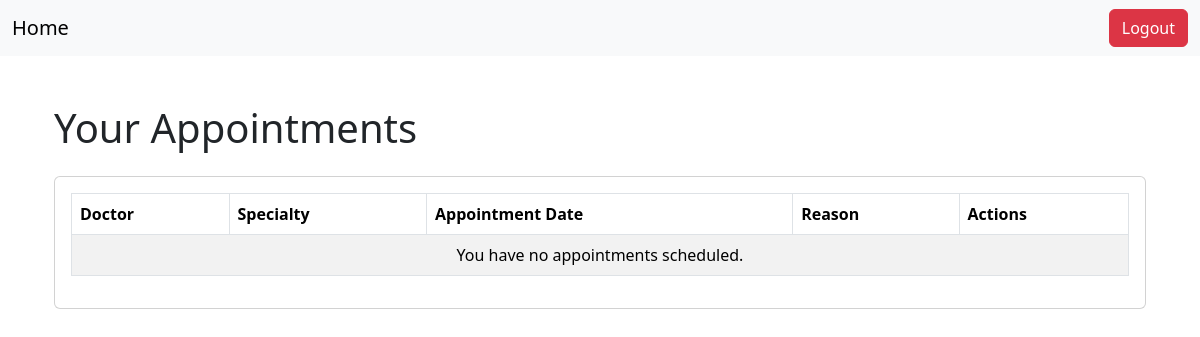
The page /appointments/ (signed in) on the database as committed earlier.
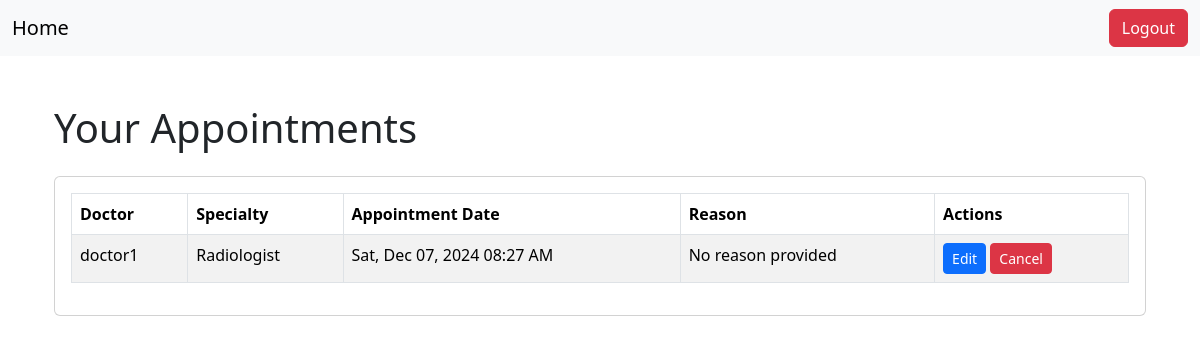
The same page on the database as committed later.
### appointment/models.py (models this page shows, shortened)
class Appointment(models.Model):
    patient = models.ForeignKey(AppUser, on_delete=models.CASCADE, limit_choices_to={'user_type': AppUser.PATIENT}, related_name='appointments_as_patient')
    doctor = models.ForeignKey(AppUser, on_delete=models.CASCADE, limit_choices_to={'user_type': AppUser.DOCTOR}, related_name='appointments_as_doctor')
    schedule = models.ForeignKey('Schedule', on_delete=models.CASCADE, related_name='appointments')
    reason = models.TextField(max_length=500, blank=True, null=True)
    file_upload = models.FileField(upload_to='uploads/documents/', blank=True, null=True)
    created_at = models.DateTimeField(auto_now_add=True)
    def get_appointment_datetime(self):
        from datetime import datetime, timedelta
        day_map = {
            'monday': 0, 'tuesday': 1, 'wednesday': 2,
            'thursday': 3, 'friday': 4, 'saturday': 5, 'sunday': 6
        }
        today = datetime.today()
        schedule_weekday = day_map[self.schedule.day.lower()]
        current_weekday = today.weekday()
        days_until_appointment = (schedule_weekday - current_weekday) % 7
        appointment_date = today + timedelta(days=days_until_appointment)
        return datetime.combine(appointment_date.date(), self.schedule.time)

class Schedule(models.Model):
    WEEK_DAYS = [
        ('friday', 'Friday'),
        ('saturday', 'Saturday'),
        ('sunday', 'Sunday'),
        ('monday', 'Monday'),
        ('tuesday', 'Tuesday'),
        ('wednesday', 'Wednesday'),
        ('thursday', 'Thursday'),
    ]
    doctor = models.ForeignKey(
        AppUser,
        on_delete=models.CASCADE,
        limit_choices_to={'user_type': AppUser.DOCTOR},
        related_name='schedules'
    )
    day = models.CharField(max_length=10, choices=WEEK_DAYS)
    time = models.TimeField()
    floor = models.PositiveIntegerField()
    room_number = models.PositiveIntegerField()
    active = models.BooleanField(default=True)
    class Meta:
        unique_together = ('doctor', 'day', 'time')

### member/models.py (models this page shows, shortened)
class AppUser(models.Model):
    DOCTOR = 'doctor'
    PATIENT = 'patient'
    USER_TYPE_CHOICES = (
        (DOCTOR, 'Doctor'),
        (PATIENT, 'Patient'),
    )
    user = models.OneToOneField(settings.AUTH_USER_MODEL, on_delete=models.CASCADE)
    user_type = models.CharField(max_length=10, choices=USER_TYPE_CHOICES)
    specialty = models.CharField(max_length=255, blank=True, null=True)
    date_of_birth = models.DateField(blank=True, null=True)

### appointment/views.py (the view)
# urls.py: path('appointments/', views.appointment_list, name='appointment_list'),
@login_required
def appointment_list(request):
    if request.user.appuser.user_type == 'doctor':
        appointments = Appointment.objects.filter(doctor=request.user.appuser)
        template_name = 'appointment/doctor_appointment_list.html'
    else:
        appointments = Appointment.objects.filter(patient=request.user.appuser)
        template_name = 'appointment/patient_appointment_list.html'
    return render(request, template_name, {'appointments': appointments})

### appointment/templates/appointment/patient_appointment_list.html
{% extends 'base.html' %}
{% block content %}
<div class="container mt-5">
    <h1 class="mb-4">Your Appointments</h1>
    <div class="card">
        <div class="card-body">
            <table class="table table-striped table-bordered">
                <thead>
                    <tr>
                        <th>Doctor</th>
                        <th>Specialty</th>
                        <th>Appointment Date</th>
                        <th>Reason</th>
                        <th>Actions</th>
                    </tr>
                </thead>
                <tbody>
                    {% for appointment in appointments %}
                    <tr>
                        <td>{{ appointment.doctor.user.username }}</td>
                        <td>{{ appointment.doctor.specialty|default:"N/A" }}</td>
                        <td>{{ appointment.get_appointment_datetime|date:"D, M d, Y h:i A" }}</td>
                        <td>{{ appointment.reason|default:"No reason provided" }}</td>
                        <td>
                            <a href="{% url 'edit_appointment' appointment.id %}" class="btn btn-primary btn-sm">Edit</a>
                            <a href="{% url 'cancel_appointment' appointment.id %}" class="btn btn-danger btn-sm"
                               onclick="return confirm('Are you sure you want to cancel this appointment?');">
                               Cancel
                            </a>
                        </td>
                    </tr>
                    {% empty %}
                    <tr>
                        <td colspan="5" class="text-center">You have no appointments scheduled.</td>
                    </tr>
                    {% endfor %}
                </tbody>
            </table>
        </div>
    </div>
</div>
{% endblock %}

Rows that differ between the two databases and show on the page:
added Appointment: doctor.user.username "doctor1", doctor.specialty "Radiologist", get_appointment_datetime "Sat, Dec 07, 2024 08:27 AM", reason "No reason provided"
Other text that changed with them:
text no longer shown: "You have no appointments scheduled."
